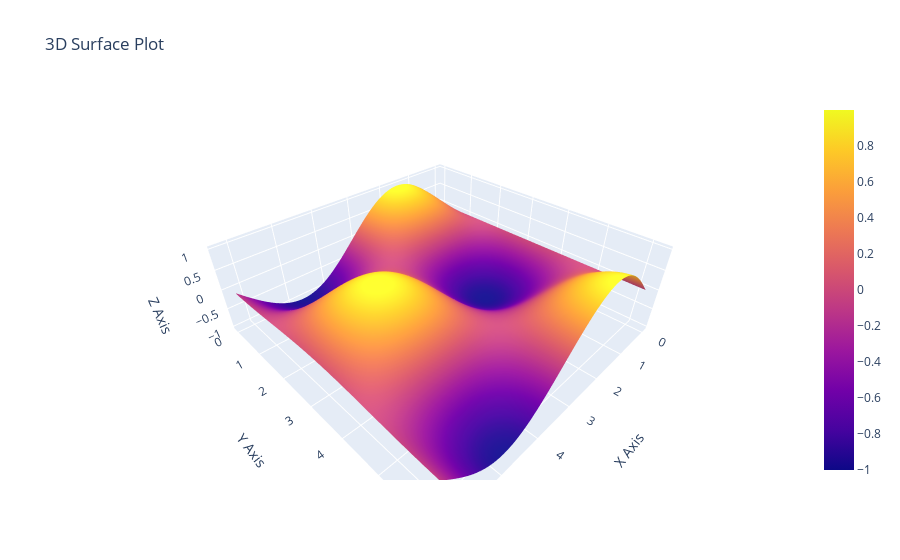

This figure's notebook cell:
### Markdown cell above
### Create interactive plots using Plotly 

- For instance the previous 3D plot is generated using **Plotly** allowing you to rotate and interact with the surface

### Code cell
# Creating the 3D surface plot
surface_plot = go.Surface(z=Z, x=X, y=Y)

# Add plot to figure and specify labels
fig = go.Figure(data=[surface_plot])

fig.update_layout(title='3D Surface Plot',
                  scene=dict(
                      xaxis_title='X Axis',
                      yaxis_title='Y Axis',
                      zaxis_title='Z Axis'
                  ))

fig.show()

### Figure 1 — Plotly figure (JSON) as saved in the notebook; plotly's stock layout.template omitted (floating-point values rounded to 4 significant figures; data arrays with more than 128 entries replaced by an {"elided": "..."} marker saying what was removed)
{"data": [{"type": "surface", "x": {"elided": "63x63 float values"}, "y": {"elided": "63x63 float values"}, "z": {"elided": "63x63 float values"}}], "layout": {"scene": {"xaxis": {"title": {"text": "X Axis"}}, "yaxis": {"title": {"text": "Y Axis"}}, "zaxis": {"title": {"text": "Z Axis"}}}, "title": {"text": "3D Surface Plot"}}}
